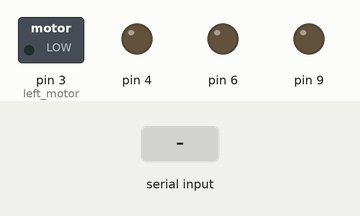
This sketch was run on a simulated Arduino Uno, built with avr-gcc and run on an emulated ATmega328P. Parts: switched loads named in the sketch (green lamp = pin HIGH), output pins drawn as LEDs (lit = HIGH). The inputs (shaded band) are chosen by the test bench.

Above: at 1.2 s.
1.3 s: byte 1 (1) received over Serial
At 2.2 s:
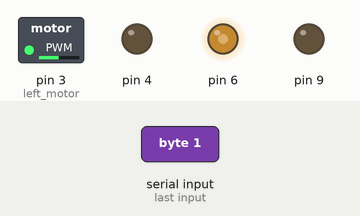
2.8 s: byte 2 (2) received over Serial
At 3.3 s:
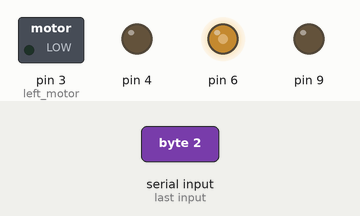
4.3 s: byte 3 (3) received over Serial
At 5.6 s:
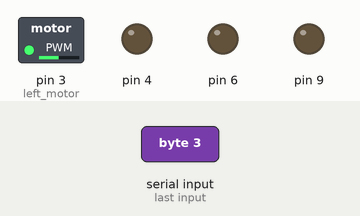
Timing chart, 0 to 7.3 s (numbered marks = the images above; inputs shaded):
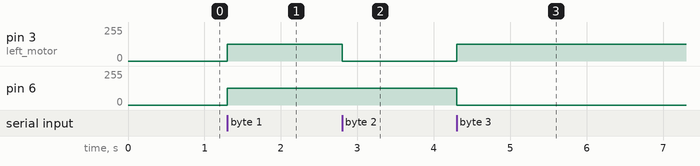

Measured:
- after the input at 1.3 s, pin 3 (left_motor), pin 6: 0/255 → 125/255 at once
- after the input at 2.8 s, pin 3 (left_motor): 125/255 → 0/255 at once
- after the input at 4.3 s, pin 3 (left_motor): 0/255 → 125/255 at once; pin 6: 125/255 → 0/255 at once

The sketch:

IFP.ino
```cpp
void setup() {
  //declaration of input pins
  pinMode(3,INPUT); //left motor
  pinMode(5,INPUT);
  //right motor
  pinMode(6,INPUT);
  pinMode(9,INPUT);

  Serial.begin(9600);
  // put your setup code here, to run once:

}

void loop() {

  int inputdata=Serial.read();
  if (inputdata==1)
  //move straight
  {
    analogWrite(3,125);
    analogWrite(4,0);
    analogWrite(6,125);
    analogWrite(9,0);
  }
  if (inputdata==2)
  // left
  {
    analogWrite(3,0);
    analogWrite(4,0);
    analogWrite(6,125);
    analogWrite(9,0);
  }
  if(inputdata==3)
  //right
  {
    analogWrite(3,125);
    analogWrite(4,0);
    analogWrite(6,0);
    analogWrite(9,0);
  }
}
```
